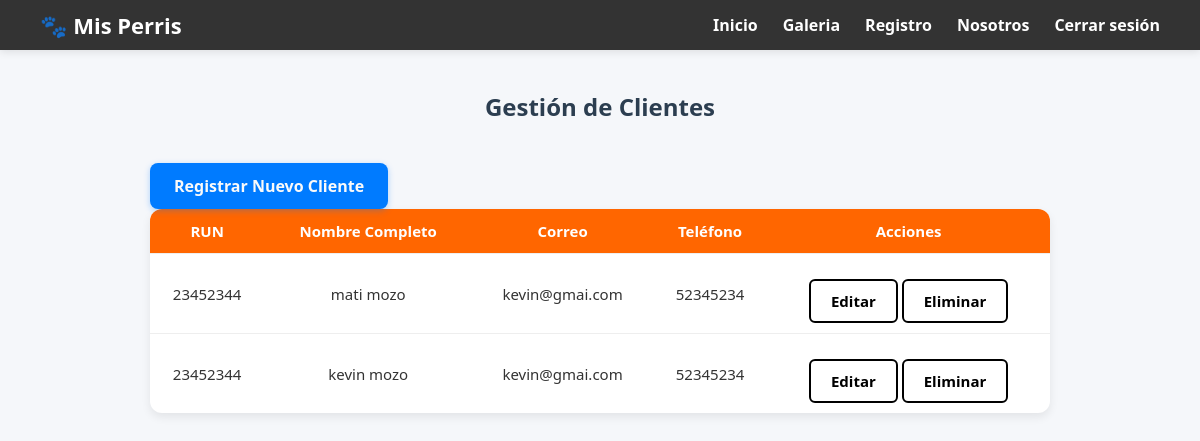
The app's page /clientes/ (signed in) with its own data.
### mascotas/models.py (models this page shows, shortened)
class Cliente(models.Model):
    id = models.AutoField(primary_key=True)
    Run_Cliente = models.CharField(max_length=10)
    Nombre_Cliente = models.CharField(max_length=100)
    Apellido = models.CharField(max_length=100)
    Correo = models.EmailField(max_length=254)
    Telefono = models.CharField(max_length=12)

### mascotas/views.py (the view)
# urls.py: path('clientes/', lista_clientes, name='lista_clientes'),
@login_required # Opcional: protege la lista de clientes
def lista_clientes(request):
    clientes = Cliente.objects.all()
    return render(request, 'clientes/lista_clientes.html', {'clientes': clientes})

### mascotas/templates/clientes/lista_clientes.html
{% extends 'base.html' %}
{% block content %}
<div class="container mt-4">
    <h2>Gestión de Clientes</h2>
    <a href="{% url 'crear_cliente' %}" class="btn btn-primary mb-3">
        Registrar Nuevo Cliente
    </a>
    <table class="table table-striped">
        <thead>
            <tr>
                <th>RUN</th>
                <th>Nombre Completo</th>
                <th>Correo</th>
                <th>Teléfono</th>
                <th>Acciones</th>
            </tr>
        </thead>
        <tbody>
            {% for cliente in clientes %}
            <tr>
                <td>{{ cliente.Run_Cliente }}</td>
                <td>{{ cliente.Nombre_Cliente }} {{ cliente.Apellido }}</td>
                <td>{{ cliente.Correo }}</td>
                <td>{{ cliente.Telefono }}</td>
                <td>
                    <a href="{% url 'editar_cliente' cliente.pk %}" class="btn btn-warning btn-sm">
                        Editar
                    </a>
                    <a href="{% url 'eliminar_cliente' cliente.pk %}" class="btn btn-danger btn-sm">
                        Eliminar
                    </a>
                </td>
            </tr>
            {% empty %}
            <tr>
                <td colspan="5">No hay clientes registrados.</td>
            </tr>
            {% endfor %}
        </tbody>
    </table>
</div>
{% endblock %}

### static/css/style.css (style rules this page uses)
body { margin: 0; font-family: 'Segoe UI', Tahoma, Geneva, Verdana, sans-serif; background: #f5f7fa; color: #333; }
.btn { display: inline-block; margin-top: 15px; padding: 10px 20px; border: 2px solid rgb(0, 0, 0); color: rgb(0, 0, 0); text-decoration: none; font-weight: bold; border-radius: 6px; transition: all 0.3s; }
.container { max-width: 900px; margin: 40px auto; }
h2 { font-weight: 600; margin-bottom: 25px; text-align: center; color: #2c3e50; }
.table { width: 100%; border-collapse: separate; border-spacing: 0; font-size: 15px; border-radius: 12px; overflow: hidden; box-shadow: 0 4px 10px rgba(0,0,0,0.08); background: white; }
.table th { background-color: #ff6600; color: white; text-align: center; padding: 12px; }
.table td { text-align: center; padding: 10px; border-top: 1px solid #eee; }
.btn-primary { background-color: #007bff !important; color: #fafafa !important; border: none !important; padding: 12px 24px; border-radius: 8px; font-weight: 600; font-size: 1rem; transition: all 0.3s ease; box-shadow: 0 2px 6px rgba(0, 123, 255, 0.3); }

### records on screen
Cliente: Run_Cliente "23452344", Nombre_Cliente "mati", Apellido "mozo", Correo "kevin@gmai.com", Telefono "52345234"
Cliente: Run_Cliente "23452344", Nombre_Cliente "kevin", Apellido "mozo", Correo "kevin@gmai.com", Telefono "52345234"
